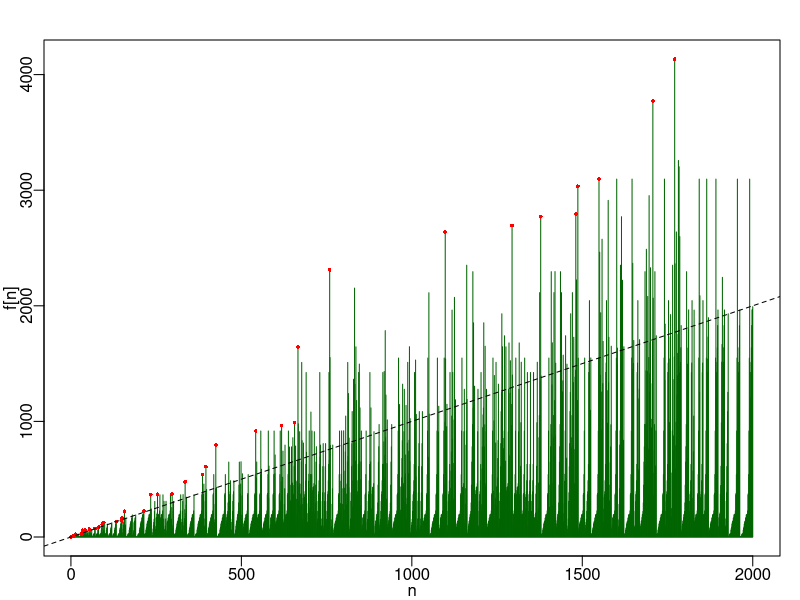

Write the R code that produced this figure.
#A062039
n=2000
f=rep(0,n)
f[1]=1
for (j in 1:(n-1)) {
  if(f[j]>j) {
    f[j+1]=f[j]-j
  } else {
    f[j+1]=f[j]+f[f[j]]
  }
}

par(pty="m", mar=c(2.2,2.2,2,1), mgp=c(1.2,.4,.0))
plot(f, type="h", col="darkgreen", xlab = "n", ylab="f[n]")

f1=unique(sapply(1:n, function(x) max(f[1:x])))
f2=match(x = f1,table = f)
points(f2,f1,pch=16, col="red", cex=.5)

abline(a=0, b=1, lty = 2)